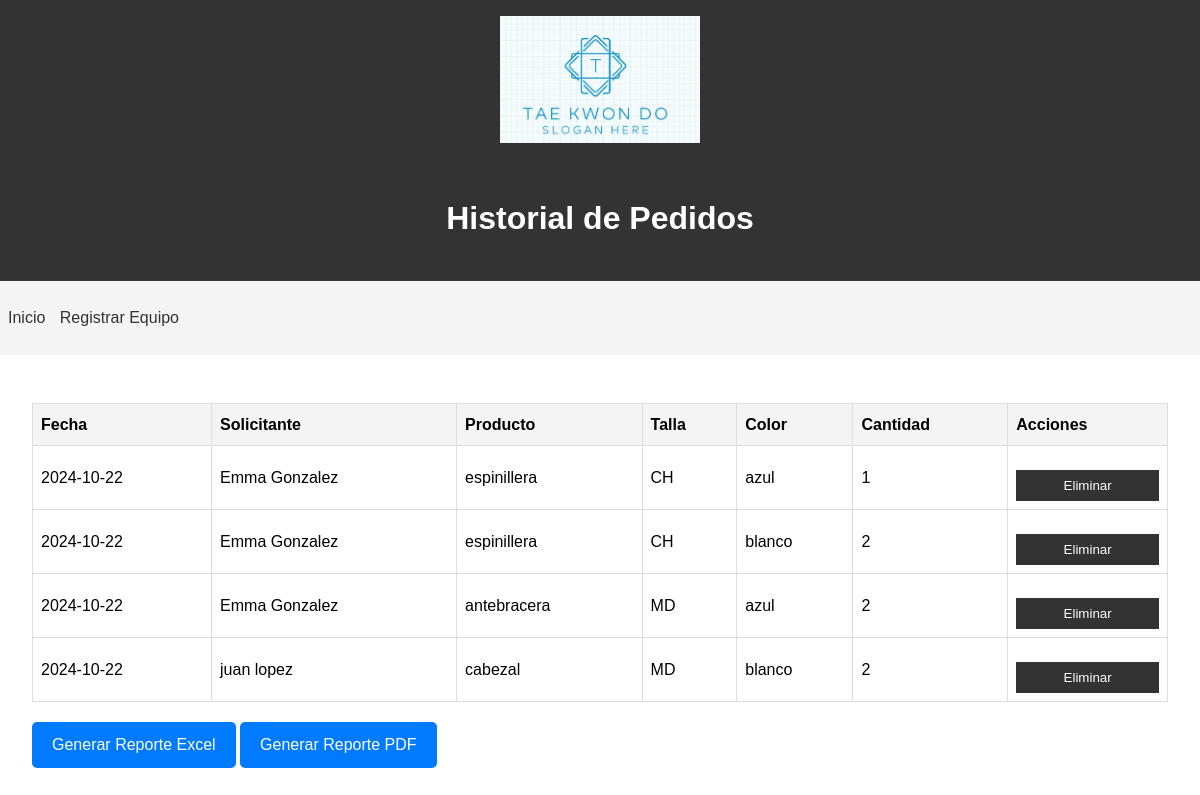
Page /pedidos on the earlier database version.
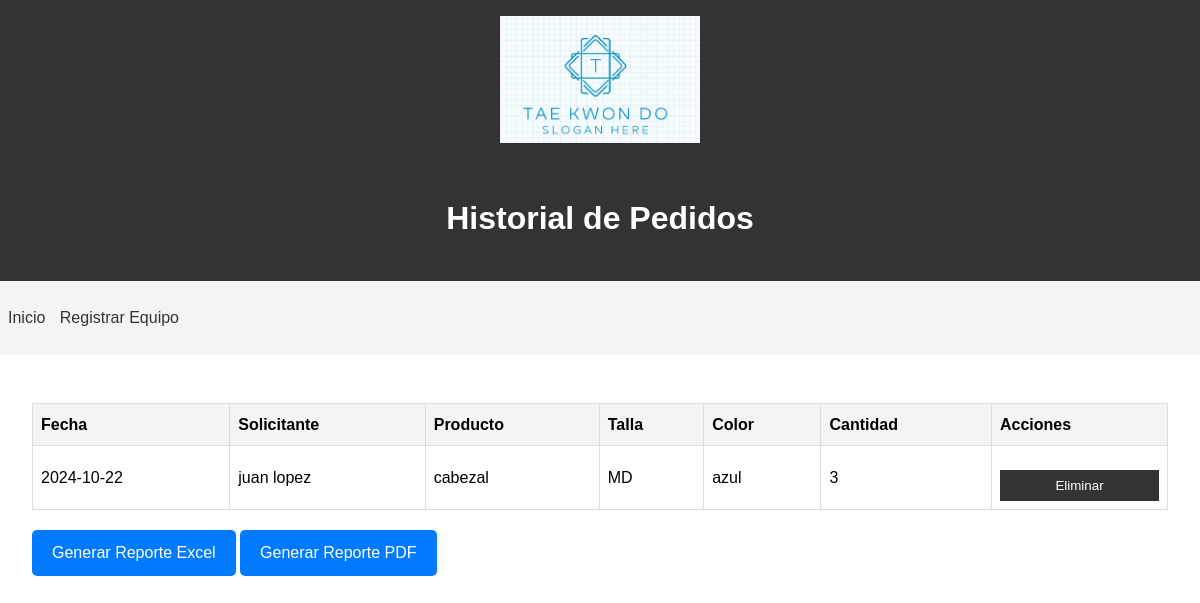
Same page on the later database version.
### app.py (models this page shows)
class Pedido(Base):
    __tablename__ = 'pedidos'
    id = Column(Integer, primary_key=True)
    fecha = Column(Date, nullable=False)
    nombre_solicitante = Column(String(100), nullable=False)
    tipo_producto = Column(String(50), nullable=False)
    talla = Column(String(10), nullable=False)
    color = Column(String(50))
    cantidad = Column(Integer, nullable=False)

### app.py (the view)
@app.route('/pedidos')
def pedidos():
    session = Session()
    try:
        pedidos = session.query(Pedido).all()
        return render_template('pedidos.html', pedidos=pedidos)
    except Exception as e:
        return f"Error: {str(e)}"
    finally:
        session.close()

### templates/pedidos.html (shortened to what this page needs)
<!DOCTYPE html>
<html lang="es">
<head>
    <link rel="stylesheet" href="{{ url_for('static', filename='css/styles.css') }}">
</head>
<body>
    <header>
        <img src="{{ url_for('static', filename='img/logo.png') }}" alt="Logo" class="logo">
        <h1>Historial de Pedidos</h1>
    </header>
    <nav>
        <ul>
            <li><a href="{{ url_for('index') }}">Inicio</a></li>
            <li><a href="{{ url_for('registro_equipo') }}">Registrar Equipo</a></li>
        </ul>
    </nav>
    <main>
        <table id="tabla-pedidos">
            <thead>
                <tr>
                    <th>Fecha</th>
                    <th>Solicitante</th>
                    <th>Producto</th>
                    <th>Talla</th>
                    <th>Color</th>
                    <th>Cantidad</th>
                    <th>Acciones</th>
                </tr>
            </thead>
            <tbody>
                {% for pedido in pedidos %}
                <tr>
                    <td>{{ pedido.fecha.strftime('%Y-%m-%d') }}</td>
                    <td>{{ pedido.nombre_solicitante }}</td>
                    <td>{{ pedido.tipo_producto }}</td>
                    <td>{{ pedido.talla }}</td>
                    <td>{{ pedido.color or 'N/A' }}</td>
                    <td>{{ pedido.cantidad }}</td>
                    <td>
                        <button class="eliminar-pedido" data-id="{{ pedido.id }}">Eliminar</button>
                    </td>
                </tr>
                {% endfor %}
            </tbody>
        </table>
        <a href="{{ url_for('generar_reporte_pedidos_excel') }}" class="button">Generar Reporte Excel</a>
        <a href="{{ url_for('generar_reporte_pedidos_pdf') }}" class="button">Generar Reporte PDF</a>
    </main>
</body>
</html>

### static/css/styles.css (style rules this page uses)
body { font-family: Arial, sans-serif; line-height: 1.6; margin: 0; padding: 0; }
header { background-color: #333; color: #fff; text-align: center; padding: 1rem; }
.logo { max-width: 100%; height: auto; object-fit: cover; object-position: bottom; }
nav { background-color: #f4f4f4; padding: 0.5rem; }
nav ul { list-style-type: none; padding: 0; }
nav ul li { display: inline; margin-right: 10px; }
nav ul li a { text-decoration: none; color: #333; }
main { padding: 2rem; }
button { display: block; width: 100%; padding: 0.5rem; background-color: #333; color: #fff; border: none; cursor: pointer; margin-top: 1rem; }
table { width: 100%; border-collapse: collapse; margin-top: 1rem; }
th, td { border: 1px solid #ddd; padding: 0.5rem; text-align: left; }
th { background-color: #f4f4f4; }
.button { display: inline-block; padding: 0.5rem 1rem; background-color: #333; color: #fff; text-decoration: none; margin-top: 1rem; }
.logo { max-width: 200px; margin-bottom: 20px; }
.button { display: inline-block; padding: 10px 20px; margin-top: 20px; background-color: #007bff; color: white; text-decoration: none; border-radius: 5px; }

Differences in the rows shown:
removed Pedido: fecha "2024-10-22", nombre_solicitante "Emma Gonzalez", tipo_producto "espinillera", talla "CH", color "azul", cantidad "1"
removed Pedido: fecha "2024-10-22", nombre_solicitante "Emma Gonzalez", tipo_producto "espinillera", talla "CH", color "blanco", cantidad "2"
removed Pedido: fecha "2024-10-22", nombre_solicitante "Emma Gonzalez", tipo_producto "antebracera", talla "MD", color "azul", cantidad "2"
removed Pedido: fecha "2024-10-22", nombre_solicitante "juan lopez", tipo_producto "cabezal", talla "MD", color "blanco", cantidad "2"
added Pedido: fecha "2024-10-22", nombre_solicitante "juan lopez", tipo_producto "cabezal", talla "MD", color "azul", cantidad "3"
